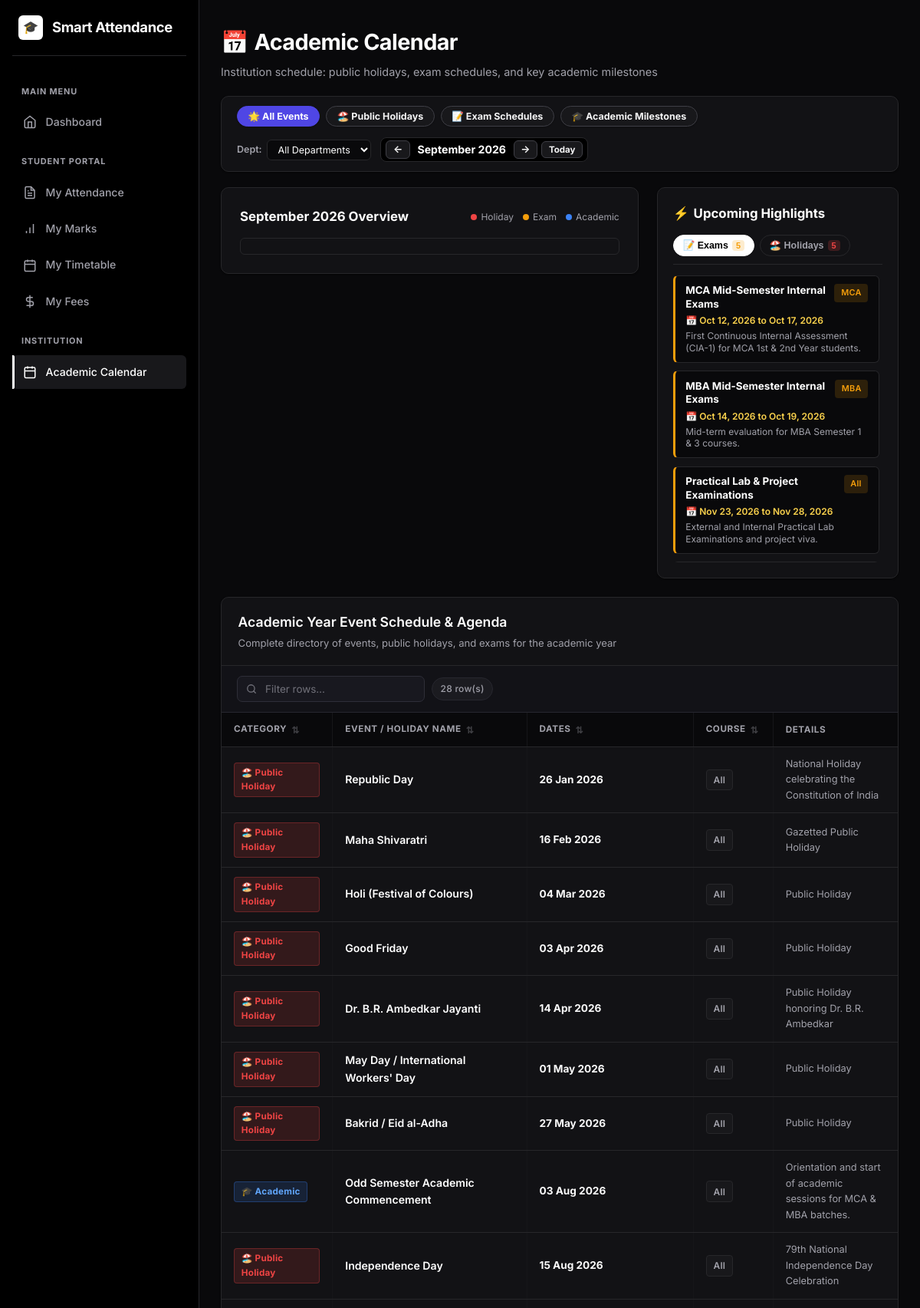
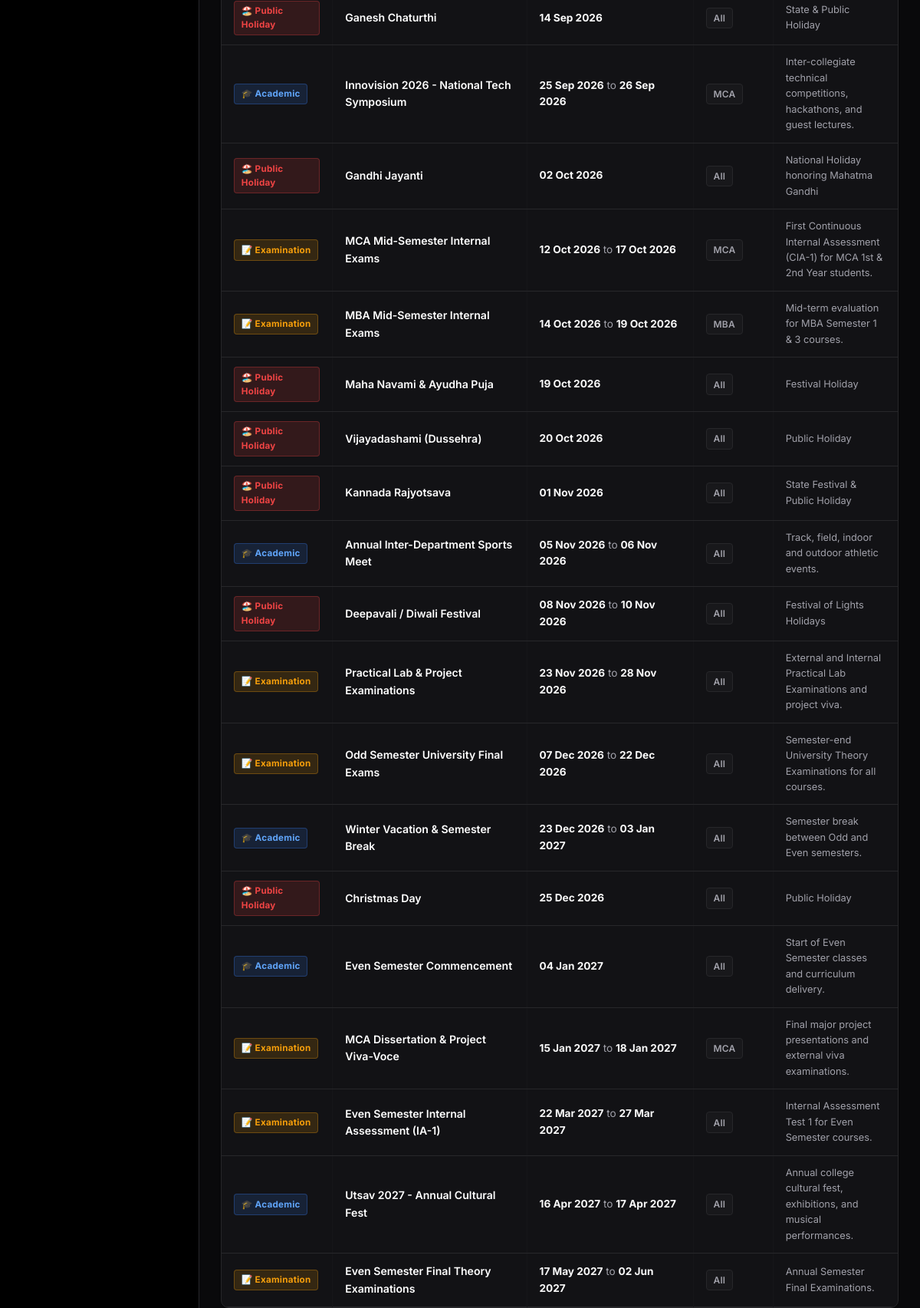
Page /calendar/ (signed in, upper part) on the committed database (2 pictures, top to bottom).
### models.py (models this page shows, shortened)
class AcademicCalendarEvent(db.Model):
    __tablename__ = "academic_calendar_events"
    id = db.Column(db.Integer, primary_key=True)
    title = db.Column(db.String(150), nullable=False)
    description = db.Column(db.Text, nullable=True)
    category = db.Column(db.String(50), nullable=False)  # 'holiday', 'exam', 'academic'
    start_date = db.Column(db.Date, nullable=False)
    end_date = db.Column(db.Date, nullable=False)
    department = db.Column(db.String(80), default="All")  # 'All', 'MCA', 'MBA'
    created_at = db.Column(db.DateTime, default=datetime.utcnow)

### blueprints/academic_calendar.py (the view)
@calendar_bp.route("/")
@login_required
def index():
    today = date.today()
    try:
        year = int(request.args.get("year", today.year))
        month = int(request.args.get("month", today.month))
    except (ValueError, TypeError):
        year, month = today.year, today.month
    if month < 1:
        month = 12
        year -= 1
    elif month > 12:
        month = 1
        year += 1
    cat_filter = request.args.get("category", "all")
    dept_filter = request.args.get("department", "all")
    query = AcademicCalendarEvent.query
    if cat_filter != "all":
        query = query.filter_by(category=cat_filter)
    if dept_filter != "all":
        query = query.filter((AcademicCalendarEvent.department == dept_filter) | (AcademicCalendarEvent.department == "All"))
    events = query.order_by(AcademicCalendarEvent.start_date.asc()).all()
    cal = calendar.Calendar(firstweekday=6) # Sunday first
    month_days = cal.monthdatescalendar(year, month)
    day_events_map = {}
    for week in month_days:
        for d in week:
            day_str = d.isoformat()
            day_events_map[day_str] = [
                e for e in events
                if e.start_date <= d <= e.end_date
            ]
    upcoming_holidays = [e for e in events if e.category == "holiday" and e.end_date >= today][:5]
    upcoming_exams = [e for e in events if e.category == "exam" and e.end_date >= today][:5]
    prev_month_url = url_for("calendar.index", year=year if month > 1 else year - 1,
                             month=month - 1 if month > 1 else 12,
                             category=cat_filter, department=dept_filter)
    next_month_url = url_for("calendar.index", year=year if month < 12 else year + 1,
                             month=month + 1 if month < 12 else 1,
                             category=cat_filter, department=dept_filter)
    month_name = calendar.month_name[month]
    return render_template(
        "calendar/index.html",
        events=events,
        month_days=month_days,
        day_events_map=day_events_map,
        current_year=year,
        current_month=month,
        month_name=month_name,
        today=today,
        prev_month_url=prev_month_url,
        next_month_url=next_month_url,
        cat_filter=cat_filter,
        dept_filter=dept_filter,
        upcoming_holidays=upcoming_holidays,
        upcoming_exams=upcoming_exams,
        can_manage=(current_user.role in [ROLE_ADMIN, ROLE_DIRECTOR, ROLE_HOD])
    )

### templates/calendar/index.html (shortened to what this page needs)
{% extends "base.html" %}
{% block content %}
<div style="display:flex; justify-content:space-between; align-items:flex-start; margin-bottom: 1.25rem; flex-wrap:wrap; gap:1rem;">
  <div>
    <h1 style="display:flex; align-items:center; gap:0.5rem; margin:0;">
      <span>📅</span> Academic Calendar
    </h1>
    <p class="subtitle" style="margin:0.25rem 0 0; color:var(--text-muted);">
      Institution schedule: public holidays, exam schedules, and key academic milestones
    </p>
  </div>
</div>
<div class="card" style="padding: 0.75rem 1.25rem; margin-bottom: 1.25rem; background: var(--bg-card); border-radius: var(--radius);">
  <div style="display:flex; justify-content:space-between; align-items:center; flex-wrap:wrap; gap:0.85rem;">
    <div style="display:flex; gap:0.5rem; flex-wrap:wrap; align-items:center;">
      <a href="{{ url_for('calendar.index', year=current_year, month=current_month, category='all', department=dept_filter) }}"
         class="btn btn-sm {% if cat_filter == 'all' %}btn-primary{% else %}btn-secondary{% endif %}" style="border-radius:20px; font-size:0.78rem; padding:0.3rem 0.85rem;">
        🌟 All Events
      </a>
      <a href="{{ url_for('calendar.index', year=current_year, month=current_month, category='holiday', department=dept_filter) }}"
         class="btn btn-sm {% if cat_filter == 'holiday' %}btn-primary{% else %}btn-secondary{% endif %}" style="border-radius:20px; font-size:0.78rem; padding:0.3rem 0.85rem; ">
        🏖️ Public Holidays
      </a>
      <a href="{{ url_for('calendar.index', year=current_year, month=current_month, category='exam', department=dept_filter) }}"
         class="btn btn-sm {% if cat_filter == 'exam' %}btn-primary{% else %}btn-secondary{% endif %}" style="border-radius:20px; font-size:0.78rem; padding:0.3rem 0.85rem; ">
        📝 Exam Schedules
      </a>
      <a href="{{ url_for('calendar.index', year=current_year, month=current_month, category='academic', department=dept_filter) }}"
         class="btn btn-sm {% if cat_filter == 'academic' %}btn-primary{% else %}btn-secondary{% endif %}" style="border-radius:20px; font-size:0.78rem; padding:0.3rem 0.85rem; ">
        🎓 Academic Milestones
      </a>
    </div>
    <div style="display:flex; align-items:center; gap:0.75rem; flex-wrap:wrap;">
      <div style="display:flex; align-items:center; gap:0.4rem;">
        <span style="font-size:0.78rem; font-weight:600; color:var(--text-muted);">Dept:</span>
        <select class="form-control" style="font-size:0.78rem; padding:0.25rem 0.6rem; width:auto; border-radius:6px; margin:0;" onchange="location = this.value;">
          <option value="{{ url_for('calendar.index', year=current_year, month=current_month, category=cat_filter, department='all') }}" {% if dept_filter == 'all' %}selected{% endif %}>All Departments</option>
        </select>
      </div>
      <div style="display:flex; align-items:center; gap:0.3rem; background:var(--bg-darker); padding:3px 6px; border-radius:8px; border:1px solid var(--card-border);">
        <a href="{{ prev_month_url }}" class="btn btn-secondary btn-sm" style="padding:0.2rem 0.55rem; font-size:0.8rem;" title="Previous Month">&larr;</a>
        <span style="font-weight:700; font-size:0.88rem; min-width:125px; text-align:center; color:#ffffff;">{{ month_name }} {{ current_year }}</span>
        <a href="{{ next_month_url }}" class="btn btn-secondary btn-sm" style="padding:0.2rem 0.55rem; font-size:0.8rem;" title="Next Month">&rarr;</a>
        <a href="{{ url_for('calendar.index', year=today.year, month=today.month, category=cat_filter, department=dept_filter) }}" class="btn btn-secondary btn-sm" style="font-size:0.72rem; padding:0.2rem 0.55rem;">Today</a>
      </div>
    </div>
  </div>
</div>
<div class="calendar-layout-grid" style="margin-bottom: 1.5rem;">
  <div class="card calendar-main-card" style="margin-bottom:0; display:flex; flex-direction:column; justify-content:space-between;">
    <div>
      <div style="display:flex; justify-content:space-between; align-items:center; margin-bottom:0.85rem; flex-wrap:wrap; gap:0.5rem;">
        <h3 style="margin:0; font-size:1.05rem; color:#ffffff; font-weight:700;">{{ month_name }} {{ current_year }} Overview</h3>
        <div style="display:flex; gap:0.75rem; font-size:0.75rem; color:var(--text-muted);">
          <span style="display:flex; align-items:center; gap:5px;"><span style="width:8px; height:8px; border-radius:50%; background:#ef4444;"></span> Holiday</span>
          <span style="display:flex; align-items:center; gap:5px;"><span style="width:8px; height:8px; border-radius:50%; background:#f59e0b;"></span> Exam</span>
          <span style="display:flex; align-items:center; gap:5px;"><span style="width:8px; height:8px; border-radius:50%; background:#3b82f6;"></span> Academic</span>
        </div>
      </div>
      <div id="fullcalendar" style="background: var(--bg-card); color: #fff; padding: 10px; border-radius: var(--radius-sm); border: 1px solid var(--card-border); overflow: hidden;"></div>
    </div>
  </div>
  <div class="card" style="margin-bottom:0; padding:1.25rem; display:flex; flex-direction:column; min-width:0; max-height:510px;">
    <div style="display:flex; justify-content:space-between; align-items:center; margin-bottom:0.85rem;">
      <h3 style="margin:0; font-size:1.05rem; color:#ffffff; font-weight:700; display:flex; align-items:center; gap:6px;">
        <span>⚡</span> Upcoming Highlights
      </h3>
    </div>
    <div style="display:flex; gap:0.4rem; margin-bottom:0.85rem; border-bottom:1px solid var(--card-border); padding-bottom:0.65rem;">
      <button type="button" class="calendar-tab-btn active" id="tab-btn-exams" onclick="switchUpcomingTab('exams')">
        📝 Exams <span class="badge" style="background:rgba(245,158,11,0.2); color:#f59e0b; padding:1px 5px; font-size:0.68rem;">{{ upcoming_exams|length }}</span>
      </button>
      <button type="button" class="calendar-tab-btn" id="tab-btn-holidays" onclick="switchUpcomingTab('holidays')">
        🏖️ Holidays <span class="badge" style="background:rgba(239,68,68,0.2); color:#ef4444; padding:1px 5px; font-size:0.68rem;">{{ upcoming_holidays|length }}</span>
      </button>
    </div>
    <div id="tab-content-exams" class="custom-scroll" style="display:flex; flex-direction:column; gap:0.65rem; overflow-y:auto; flex:1; padding-right:4px;">
      {% if upcoming_exams %}
        {% for ex in upcoming_exams %}
          <div style="padding:0.65rem 0.85rem; background:var(--bg-dark); border-radius:var(--radius-sm); border:1px solid var(--card-border); border-left:3px solid #f59e0b;">
            <div style="display:flex; justify-content:space-between; align-items:flex-start; gap:0.5rem;">
              <strong style="font-size:0.84rem; color:#ffffff; line-height:1.3;">{{ ex.title }}</strong>
              <span class="badge" style="background:rgba(245,158,11,0.15); color:#f59e0b; font-size:0.68rem; white-space:nowrap;">
                {{ ex.department }}
              </span>
            </div>
            <div style="font-size:0.75rem; color:#fcd34d; margin-top:3px; font-weight:600;">
              📅 {{ ex.start_date.strftime('%b %d, %Y') }} to {{ ex.end_date.strftime('%b %d, %Y') }}
            </div>
            {% if ex.description %}
              <div style="font-size:0.75rem; color:var(--text-muted); margin-top:3px; line-height:1.3;">{{ ex.description }}</div>
            {% endif %}
          </div>
        {% endfor %}
      {% else %}
        <div style="padding:1.5rem; text-align:center; color:var(--text-muted); font-size:0.85rem;">
          No upcoming examinations scheduled in this period.
        </div>
      {% endif %}
    </div>
  </div>
</div>
<div class="card card-table">
  <div class="card-table-header">
    <div>
      <h2 style="margin:0; font-size:1.1rem; color:#ffffff;">Academic Year Event Schedule & Agenda</h2>
      <p class="subtitle" style="margin:0.2rem 0 0; font-size:0.82rem;">Complete directory of events, public holidays, and exams for the academic year</p>
    </div>
  </div>
  <div class="table-responsive">
    <table style="width:100%; border-collapse:collapse;">
      <thead>
        <tr style="border-bottom:1px solid var(--card-border);">
          <th style="padding:0.75rem 1rem; width:16%;">Category</th>
          <th style="padding:0.75rem 1rem; width:28%;">Event / Holiday Name</th>
          <th style="padding:0.75rem 1rem; width:24%;">Dates</th>
          <th style="padding:0.75rem 1rem; width:10%;">Course</th>
          <th style="padding:0.75rem 1rem; width:18%;">Details</th>
        </tr>
      </thead>
      <tbody>
        {% for evt in events %}
        <tr style="border-bottom:1px solid var(--card-border);">
          <td style="padding:0.75rem 1rem; vertical-align:middle;">
            {% if evt.category == 'holiday' %}
              <span class="badge" style="background:rgba(239,68,68,0.15); color:#ef4444; border:1px solid rgba(239,68,68,0.3); font-weight:700;">🏖️ Public Holiday</span>
            {% elif evt.category == 'exam' %}
              <span class="badge" style="background:rgba(245,158,11,0.15); color:#f59e0b; border:1px solid rgba(245,158,11,0.3); font-weight:700;">📝 Examination</span>
            {% else %}
              <span class="badge" style="background:rgba(59,130,246,0.15); color:#60a5fa; border:1px solid rgba(59,130,246,0.3); font-weight:700;">🎓 Academic</span>
            {% endif %}
          </td>
          <td style="padding:0.75rem 1rem; vertical-align:middle; font-weight:600; color:#ffffff;">
            {{ evt.title }}
          </td>
          <td style="padding:0.75rem 1rem; vertical-align:middle; font-size:0.85rem;">
            <strong>{{ evt.start_date.strftime('%d %b %Y') }}</strong>
            {% if evt.start_date != evt.end_date %}
              <span style="color:var(--text-muted);"> to </span><strong>{{ evt.end_date.strftime('%d %b %Y') }}</strong>
            {% endif %}
          </td>
          <td style="padding:0.75rem 1rem; vertical-align:middle;">
            <span class="badge badge-muted" style="font-size:0.75rem;">{{ evt.department }}</span>
          </td>
          <td style="padding:0.75rem 1rem; vertical-align:middle; font-size:0.8rem; color:var(--text-muted);">
            {{ evt.description or '—' }}
          </td>
        </tr>
        {% endfor %}
      </tbody>
    </table>
  </div>
</div>
{% endblock %}

### rows in the picture
AcademicCalendarEvent: title "MCA Mid-Semester Internal Exams", department "MCA", start_date "Oct 12, 2026", end_date "Oct 17, 2026", description "First Continuous Internal Assessment (CIA-1) for MCA 1st & 2nd Year students.", category "📝 Examination", start_date "12 Oct 2026", end_date "17 Oct 2026"
AcademicCalendarEvent: title "MBA Mid-Semester Internal Exams", department "MBA", start_date "Oct 14, 2026", end_date "Oct 19, 2026", description "Mid-term evaluation for MBA Semester 1 & 3 courses.", category "📝 Examination", start_date "14 Oct 2026", end_date "19 Oct 2026"
AcademicCalendarEvent: title "Practical Lab & Project Examinations", department "All", start_date "Nov 23, 2026", end_date "Nov 28, 2026", description "External and Internal Practical Lab Examinations and project viva.", category "📝 Examination", start_date "23 Nov 2026", end_date "28 Nov 2026"
AcademicCalendarEvent: category "🏖️ Public Holiday", title "Republic Day", start_date "26 Jan 2026", department "All", description "National Holiday celebrating the Constitution of India"
AcademicCalendarEvent: category "🏖️ Public Holiday", title "Maha Shivaratri", start_date "16 Feb 2026", department "All", description "Gazetted Public Holiday"
AcademicCalendarEvent: category "🏖️ Public Holiday", title "Holi (Festival of Colours)", start_date "04 Mar 2026", department "All", description "Public Holiday"
AcademicCalendarEvent: category "🏖️ Public Holiday", title "Good Friday", start_date "03 Apr 2026", department "All", description "Public Holiday"
AcademicCalendarEvent: category "🏖️ Public Holiday", title "Dr. B.R. Ambedkar Jayanti", start_date "14 Apr 2026", department "All", description "Public Holiday honoring Dr. B.R. Ambedkar"
AcademicCalendarEvent: category "🏖️ Public Holiday", title "May Day / International Workers' Day", start_date "01 May 2026", department "All", description "Public Holiday"
AcademicCalendarEvent: category "🏖️ Public Holiday", title "Bakrid / Eid al-Adha", start_date "27 May 2026", department "All", description "Public Holiday"
AcademicCalendarEvent: category "🎓 Academic", title "Odd Semester Academic Commencement", start_date "03 Aug 2026", department "All", description "Orientation and start of academic sessions for MCA & MBA batches."
AcademicCalendarEvent: category "🏖️ Public Holiday", title "Independence Day", start_date "15 Aug 2026", department "All", description "79th National Independence Day Celebration"
AcademicCalendarEvent: category "🏖️ Public Holiday", title "Ganesh Chaturthi", start_date "14 Sep 2026", department "All", description "State & Public Holiday"
AcademicCalendarEvent: category "🎓 Academic", title "Innovision 2026 - National Tech Symposium", start_date "25 Sep 2026", end_date "26 Sep 2026", department "MCA", description "Inter-collegiate technical competitions, hackathons, and guest lectures."
AcademicCalendarEvent: category "🏖️ Public Holiday", title "Gandhi Jayanti", start_date "02 Oct 2026", department "All", description "National Holiday honoring Mahatma Gandhi"
AcademicCalendarEvent: category "🏖️ Public Holiday", title "Maha Navami & Ayudha Puja", start_date "19 Oct 2026", department "All", description "Festival Holiday"
AcademicCalendarEvent: category "🏖️ Public Holiday", title "Vijayadashami (Dussehra)", start_date "20 Oct 2026", department "All", description "Public Holiday"
AcademicCalendarEvent: category "🏖️ Public Holiday", title "Kannada Rajyotsava", start_date "01 Nov 2026", department "All", description "State Festival & Public Holiday"
AcademicCalendarEvent: category "🎓 Academic", title "Annual Inter-Department Sports Meet", start_date "05 Nov 2026", end_date "06 Nov 2026", department "All", description "Track, field, indoor and outdoor athletic events."
AcademicCalendarEvent: category "🏖️ Public Holiday", title "Deepavali / Diwali Festival", start_date "08 Nov 2026", end_date "10 Nov 2026", department "All", description "Festival of Lights Holidays"
AcademicCalendarEvent: category "📝 Examination", title "Odd Semester University Final Exams", start_date "07 Dec 2026", end_date "22 Dec 2026", department "All", description "Semester-end University Theory Examinations for all courses."
AcademicCalendarEvent: category "🎓 Academic", title "Winter Vacation & Semester Break", start_date "23 Dec 2026", end_date "03 Jan 2027", department "All", description "Semester break between Odd and Even semesters."
AcademicCalendarEvent: category "🏖️ Public Holiday", title "Christmas Day", start_date "25 Dec 2026", department "All", description "Public Holiday"
AcademicCalendarEvent: category "🎓 Academic", title "Even Semester Commencement", start_date "04 Jan 2027", department "All", description "Start of Even Semester classes and curriculum delivery."
AcademicCalendarEvent: category "📝 Examination", title "MCA Dissertation & Project Viva-Voce", start_date "15 Jan 2027", end_date "18 Jan 2027", department "MCA", description "Final major project presentations and external viva examinations."
AcademicCalendarEvent: category "📝 Examination", title "Even Semester Internal Assessment (IA-1)", start_date "22 Mar 2027", end_date "27 Mar 2027", department "All", description "Internal Assessment Test 1 for Even Semester courses."
AcademicCalendarEvent: category "🎓 Academic", title "Utsav 2027 - Annual Cultural Fest", start_date "16 Apr 2027", end_date "17 Apr 2027", department "All", description "Annual college cultural fest, exhibitions, and musical performances."
AcademicCalendarEvent: category "📝 Examination", title "Even Semester Final Theory Examinations", start_date "17 May 2027", end_date "02 Jun 2027", department "All", description "Annual Semester Final Examinations."

### other values in the picture
{{ month_name }} "September"
{{ current_year }} "2026"
{{ upcoming_exams|length }} "5"
{{ upcoming_holidays|length }} "5"
